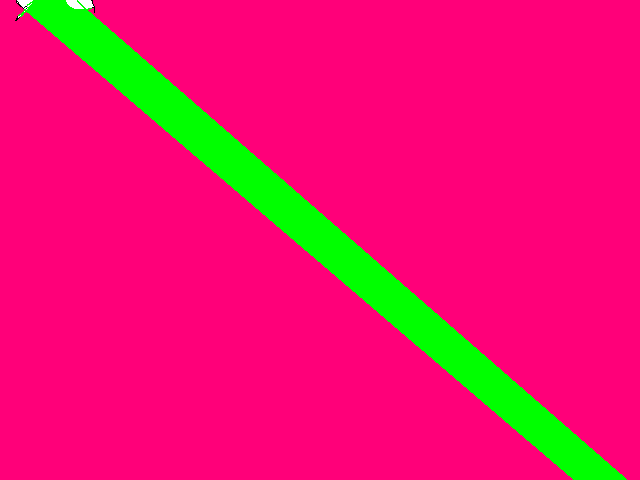
%> input picture .oldversion/gaetan/archive/45degre.jpeg, 640 x 480 px
$ octave imageProcessingProjet.m   (GNU Octave 9; MATLAB toolbox functions it lacks are replaced by stand-ins)
%> lines starting %> are read from the running program, lines starting %| are printed output that depends on the picture


rgb = imread('45degre.jpeg');
%> rgb is the input picture: size 480x640x3 uint8; mean R, G, B 231.7, 23.5, 110.1
% [9 lines of commented-out code are left out]
sound(findsound(rgb,5));

function y = findsound(rgb,n)
%> called with n = 5

    rgb = imresize(rgb,1/24,"bilinear");
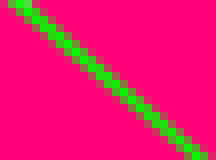
%> rgb: size 20x27x3 uint8 (shown 8 times larger); mean R, G, B 231.6, 23.5, 110
    angle = trouverAngle(rgb, n);
    w = pulsation(angle(1));
    t = linspace(0,10,10*int16(2*w));
    y = amplitude(angle(1)) * sin(w*t);
end


function amp = amplitude(angle)
    amp = abs(angle(1)/90);
end

function w = pulsation(angle)
    w = 440 + (angle / 90) * 220;
end

function angle = trouverAngle(img, n)
    i = findcolor(img,n);
%> in findcolor, `[img,map] = rgb2ind(img,n,'nodither');`:
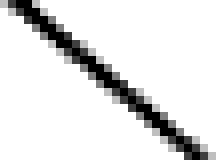
%> img: size 20x27 uint8 (shown 8 times larger); min 0, max 4, mean 3.55; drawn with min black and max white
%> in findcolor, `[img,map] = rgb2ind(img,n,'nodither');`: map = [0.125 0.882 0.0627; 0.42 0.58 0.2; 0.671 0.329 0.318; 0.871 0.133 0.416; 1 0 0.475]
%> the loop in regressionlineair, `for l=1:S(1,1)` made 20 passes
%> Points on passes 1 to 6: [1; 4], [1 2; 4 5], [1 2 3; 4 5 6], [1 2 3 4; 4 5 6 7], [1 2 3 4 5; 4 5 6 7 8], [1 2 3 4 5 6; 4 5 6 7 8 9]
%> after the loop in regressionlineair, `for l=1:S(1,1)`: Points = 20 columns, first 8: [1 2 3 4 5 6 7 8; 4 5 6 7 8 9 10 12]
%> in regressionlineair, `x = Points(1,:);`: x = 20 values from 1 to 20
%> in regressionlineair, `x = [un x];`: x = 20 rows, first 12: [1 1; 1 2; 1 3; 1 4; 1 5; 1 6; 1 7; 1 8; 1 9; 1 10; 1 11; 1 12]
%> in regressionlineair, `y = Points(2,:);`: y = 20 values from 4 to 25
%> in regressionlineair, `[b, bint, r, rint, stats] = regress(y,x)`: b = [2.56; 1.14]; bint = [2.28 2.85; 1.11 1.16]; r = 20 values, max 0.521 at index 14, min -0.521 at index 7, mean 3.22e-07; rint = 20 rows, first 12: [-0.251 0.851; -0.412 0.739; -0.563 0.616; -0.705 0.484; -0.837 0.342; -0.96 0.191; -1.07 0.0301; -0.247 0.932; -0.402 0.813; -0.548 0.685; -0.685 0.548; -0.813 0.402]; stats = [0.998 9997.7 0 0.086]
%> in regressionlineair, `b = [transpose(b) stats(1,4)];`: b = [2.56 1.14 0.086]
%> in findcolor, `minerror = minerror(1,3);`: minerror = 0.086
%> the loop in findcolor, `for i=1:n-1` made 4 passes
%> therror on passes 1 to 4: 1.3, 2.72, 4.36, 59.9
%> after the loop in findcolor, `for i=1:n-1`: index = 0
%> i = 0
    [img,map] = rgb2ind(img,n,'nodither');
    imshow(img,map);
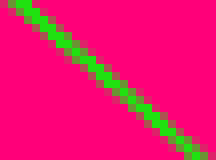
%> displayed picture: size 20x27x3, on the screen's scale of 0 to 255 (shown 8 times larger); mean R, G, B 232, 23.1, 110.2
    coef = regressionlineair(img, i);
%> in regressionlineair (call 6), `[b, bint, r, rint, stats] = regress(y,x)`: b = [2.56; 1.14]; bint = [2.28 2.85; 1.11 1.16]; stats = [0.998 9997.7 0 0.086]
%> coef = [2.56 1.14 0.086]
    surete = coef(1,3);
%> surete = 0.086
    coef = coef(1,2);
%> coef = 1.14
    coef = 1/coef;
%> coef = 0.88
    angle = [-mod(atan(coef)*360/(2*pi),180)+90, surete ];
%> angle = [48.66 0.086]
%> in pulsation, `w = 440 + (angle / 90) * 220;`: w = 559
%> in amplitude, `amp = abs(angle(1)/90);`: amp = 0.541
    %angle = atan(coef)*360/(2*pi)
end

function icol = findcolor(img,n)
    [img,map] = rgb2ind(img,n,'nodither');
    index=0;
    minerror = regressionlineair(img,index);
    minerror = minerror(1,3);
    for i=1:n-1
        therror = regressionlineair(img,i);
        therror = therror(1,3);
        if therror<minerror
            minerror = therror;
            index = i;
        end
    end
    icol = index;
end

function coef = regressionlineair(img, i)
    S = size(img);
    Points = [];
    for l=1:S(1,1)
        Points = [ Points trouvermilieux(img,l,i)];
    end
    x = Points(1,:);
    x = transpose(x);
    s = size(x);
    un = ones(s(1,1),1);
    x = [un x];
    x = single(x);
    y = Points(2,:);
    y = transpose(y);
    y = single(y);
    [b, bint, r, rint, stats] = regress(y,x)
    stats;
    %autcoef = regress(y,xe)
    %coef = x\y
    b = [transpose(b) stats(1,4)];
    coef = b;
end


function pix = trouvermilieux(img, l, i)
    S = size(img);
    c = 1;
    temp = [];
    while c<S(1,2)
        while img(l,c)~=i & c < S(1,2)
            c=c+1;
        end

        debut = c;
        while img(l,c)==i & c < S(1,2)
            c=c+1;
        end
        fin = int16(c-1);
        if img(l,debut)==i & img(l,fin)==i
            vec = [l int16((debut+fin)/2)];
            vec = transpose(vec);
            temp = [ temp vec];
        end
    end
    pix = temp;
end

$ run again, with .oldversion/gaetan/archive/line.jpeg copied over .oldversion/gaetan/archive/45degre.jpeg
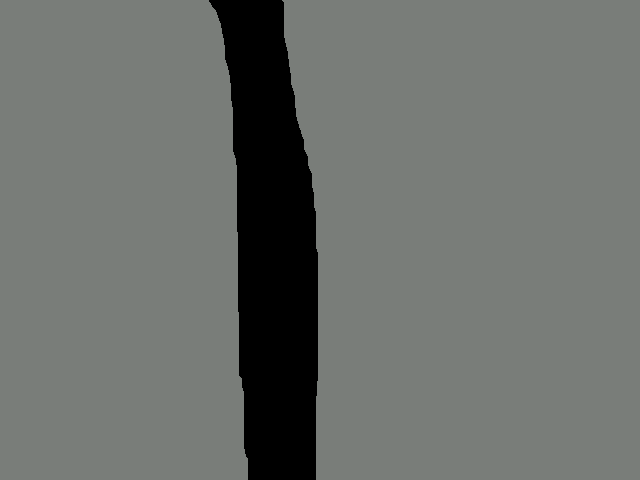
%> input picture .oldversion/gaetan/archive/line.jpeg, 640 x 480 px
%> rgb is the input picture: size 480x640x3 uint8; mean R, G, B 107.3, 110.9, 107.3
%> in findsound, `rgb = imresize(rgb,1/24,"bilinear");`:
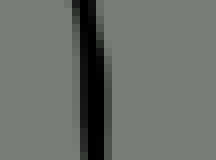
%> rgb: size 20x27x3 uint8 (shown 8 times larger); mean R, G, B 107.3, 110.9, 107.3
%> in findcolor, `[img,map] = rgb2ind(img,n,'nodither');`:
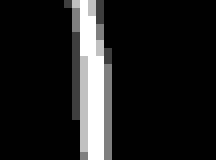
%> img: size 20x27 uint8 (shown 8 times larger); min 0, max 4, mean 0.474; drawn with min black and max white
%> in findcolor, `[img,map] = rgb2ind(img,n,'nodither');`: map = [0.475 0.49 0.475; 0.404 0.416 0.404; 0.278 0.29 0.278; 0.0902 0.0941 0.0902; 0.00784 0.00784 0.00784]
%> the loop in regressionlineair, `for l=1:S(1,1)` made 20 passes
%> Points on passes 1 to 3: [1 1; 5 20], [1 1 2 2; 5 20 5 20], [1 1 2 2 3 3; 5 20 5 20 5 20]
%> after the loop in regressionlineair, `for l=1:S(1,1)`: Points = 40 columns, first 8: [1 1 2 2 3 3 4 4; 5 20 5 20 5 20 5 20]
%> in regressionlineair, `x = Points(1,:);`: x = 40 values from 1 to 20
%> in regressionlineair, `x = [un x];`: x = 40 rows, first 12: [1 1; 1 1; 1 2; 1 2; 1 3; 1 3; 1 4; 1 4; 1 5; 1 5; 1 6; 1 6]
%> in regressionlineair, `y = Points(2,:);`: y = 40 values, max 21 at index 14, min 5 at index 1, mean 12.97
%> in regressionlineair, `y = single(y);`: y = 40 values, max 21 at index 14, min 5 at index 1, mean 12.98
%> in regressionlineair, `[b, bint, r, rint, stats] = regress(y,x)`: b = [12.35; 0.0598]; bint = [7.07 17.62; -0.38 0.5]; r = 40 values, max 8.23 at index 14, min -8.24 at index 29, mean -1.72e-06; rint = 40 rows, first 12: [-22.71 7.89; -7.7 22.88; -22.88 7.95; -7.88 22.94; -23.04 7.99; -8.04 22.99; -23.19 8.01; -8.2 23.02; -23.32 8.03; -8.33 23.04; -23.44 8.03; -8.46 23.05]; stats = [0.00198 0.0755 0.785 62.9]
%> in regressionlineair, `b = [transpose(b) stats(1,4)];`: b = [12.35 0.0598 62.9]
%> in findcolor, `minerror = minerror(1,3);`: minerror = 62.9
%> the loop in findcolor, `for i=1:n-1` made 4 passes
%> (therror, minerror) on passes 1 to 4: (2.52, 2.52), (1.8, 1.8), (0.56, 0.56), (0.16, 0.16)
%> after the loop in findcolor, `for i=1:n-1`: index = 4
%> in regressionlineair (call 6), `x = [un x];`: x = 20 rows, first 12: [1 1; 1 2; 1 3; 1 4; 1 5; 1 6; 1 7; 1 8; 1 9; 1 10; 1 11; 1 12]
%> in regressionlineair (call 6), `[b, bint, r, rint, stats] = regress(y,x)`: b = [11.55; 0.0955]; bint = [11.16 11.94; 0.0629 0.128]; r = 20 values, max 0.689 at index 8, min -0.738 at index 2, mean -1.62e-06; rint = 20 rows, first 12: [-1.35 0.0663; -1.44 -0.0391; -0.635 0.967; -0.744 0.885; -0.848 0.798; -0.948 0.708; -1.04 0.613; -0.074 1.45; -0.193 1.38; -0.307 1.3; -0.416 1.22; -0.521 1.13]; stats = [0.677 37.81 8.34e-06 0.16]
%> in trouverAngle, `coef = regressionlineair(img, i);`: coef = [11.55 0.0955 0.16]
%> surete = 0.16
%> in trouverAngle, `coef = coef(1,2);`: coef = 0.0955
%> in trouverAngle, `coef = 1/coef;`: coef = 10.47
%> in trouverAngle, `angle = [-mod(atan(coef)*360/(2*pi),180)+90, surete ];`: angle = [5.45 0.16]
%> in pulsation, `w = 440 + (angle / 90) * 220;`: w = 453.3
%> amp = 0.0606
